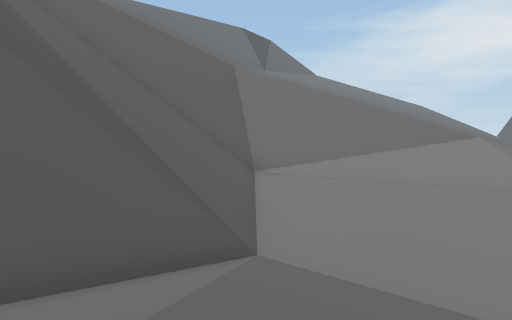
[1] (above)

18 first-person views from a walk through a Unity game level. The camera is 1.2 m above the floor, tilts 4° down and sees 75° across. The floor is counted in squares, 2 m on a side. Each view is taken from the middle of a square. On the plan, view 1 faces up. The plan holds only what a view shows up to about 10 squares ahead; the rest is blank. The place goes on beyond the plan. The player is left out.

[2]
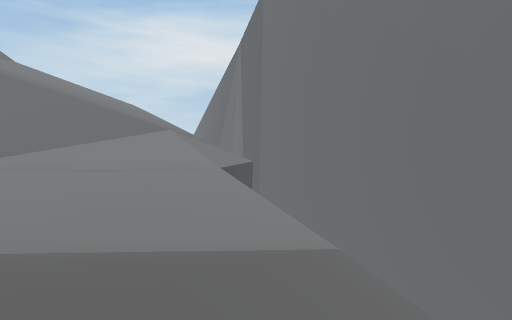

[3]
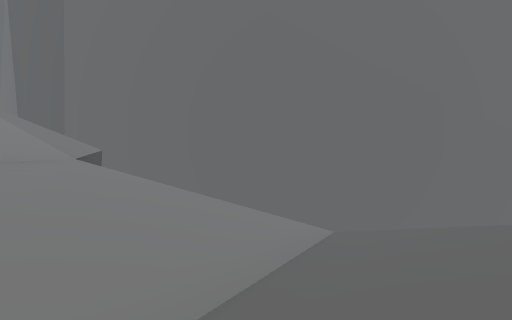

[4]
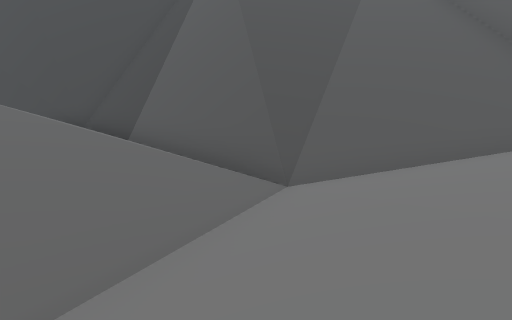

[5]
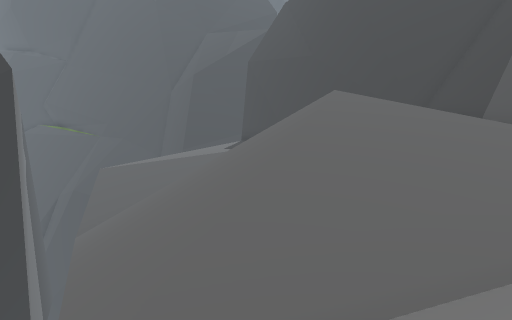

[6]
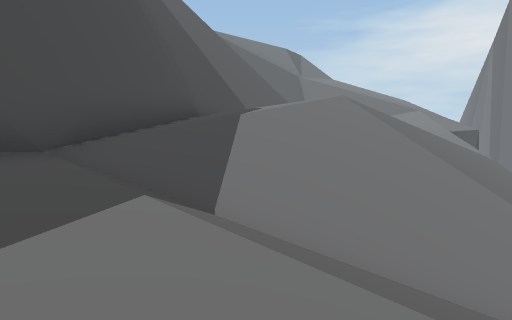

[7]
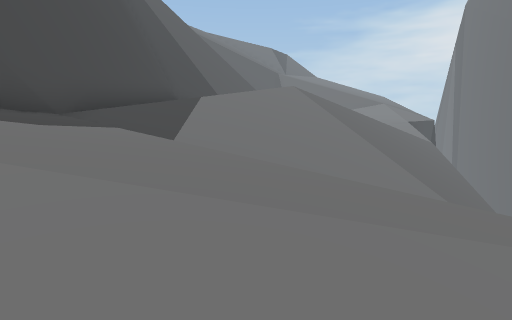

[8]
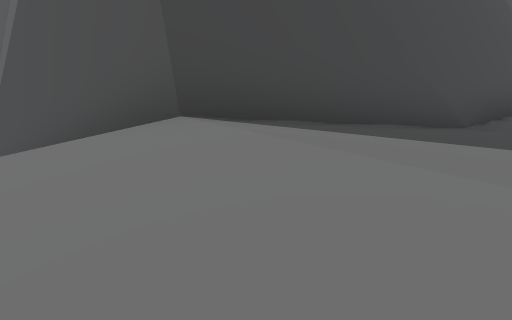

[9]
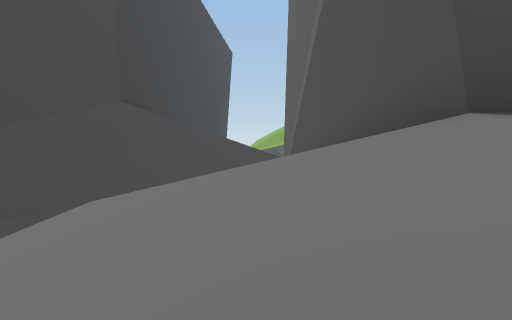

[10]
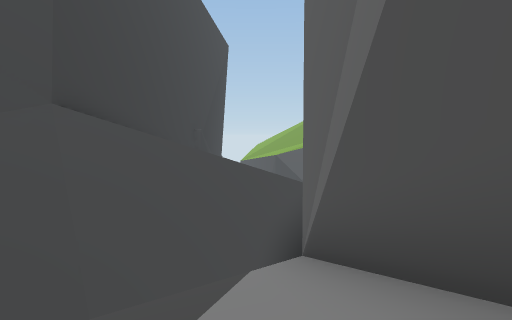

[11]
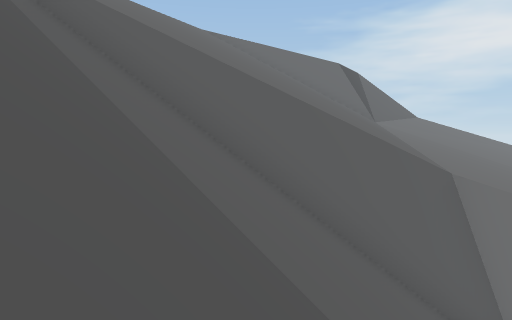

[12]
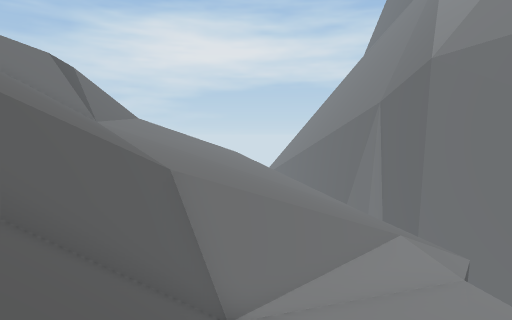

[13]
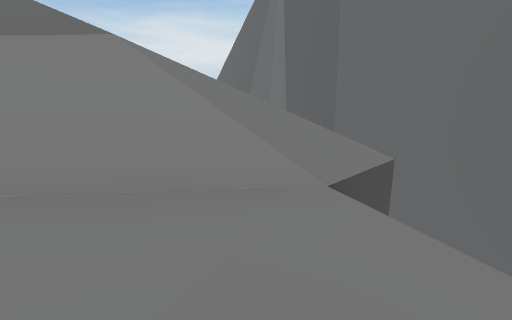

[14]
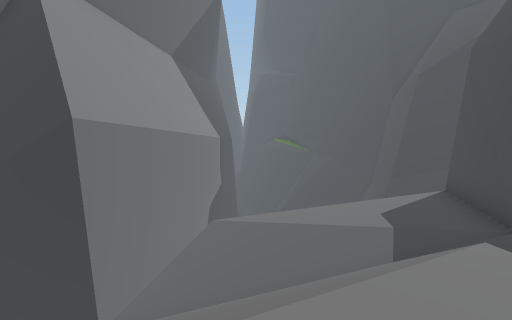

[15]
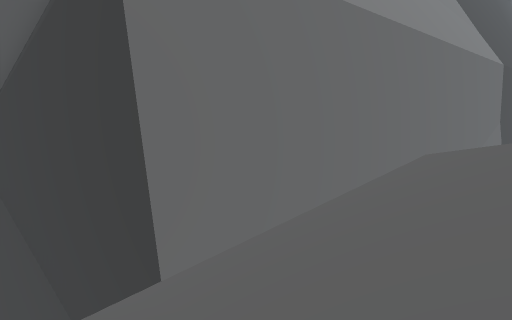

[16]
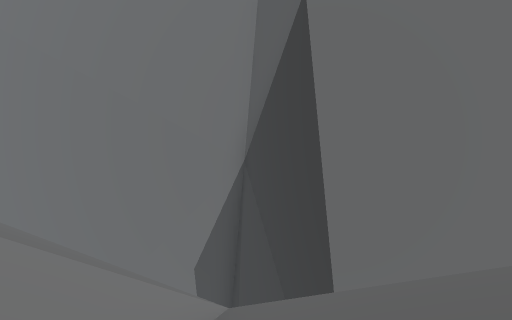

[17]
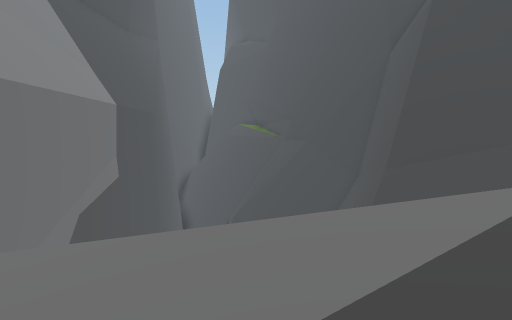

[18]
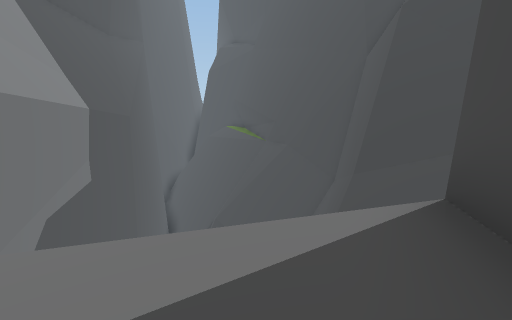

### Floor plan
Key: @ floor where view 1 was taken; # wall or solid block; . main floor; : floor 1.5 m higher than the main floor; - floor 1.75 m lower than the main floor; _ floor 5 m lower than the main floor; + floor 14.25 m higher than the main floor; / step, stairs or slope; = window, fence, low wall or low ledge; v drop or lower ground.
Columns run from 17 left of view 1 to 11 right of it. Each row starts with its distance up from view 1.
 15                //
 14           +//////////
 13           ///////////
 12           //////////        #
 11           ///////////       #
 10            //////////////  v#
  9            //v####v//////  ##
  8            ////////#=///   #
  7            ///////:::#=//  #
  6            ///////....:vv v#
  5             //////.....v  v
  4              //v#/..../   #
  3             vvv#////--/   #
  2            vv##///////v   #
  1            v##////////v   #
  0             #////@////    #
 -1             #::://///v   v#
 -2             #:://////v   ##
 -3             #:///////    #
 -4            ##///////_    #
 -5            #////////v    #
 -6            #.///////    v#
 -7            #.-/////_  v###
 -8           ##.--////vv###
 -9          ##..---//v ##
-10  vvvvvv##/////////v #
-11   vvv v// //// /   v#
-12   vvvv v/ ///      v#
-13    vvvv  ///       ##
-14 vvvvv#v  /v        #
-15    vv###           #
-16     v ###v        v#
-17        ###        v#

Positions as (right, up) in squares from view 1, and headings:
1: (0, 0), facing up
2: (0, -1), facing up-right
3: (0, 3), facing right
4: (4, 4), facing left
5: (5, 3), facing down-left
6: (-3, -9), facing up
7: (-2, -11), facing up
8: (-4, -11), facing up-left
9: (-4, -11), facing left
10: (-7, -11), facing left
11: (-4, 4), facing up
12: (-4, 4), facing up-right
13: (4, 5), facing up-right
14: (-1, 0), facing down
15: (-1, -6), facing down-right
16: (-2, -7), facing right
17: (-4, -7), facing down
18: (-5, -7), facing down
